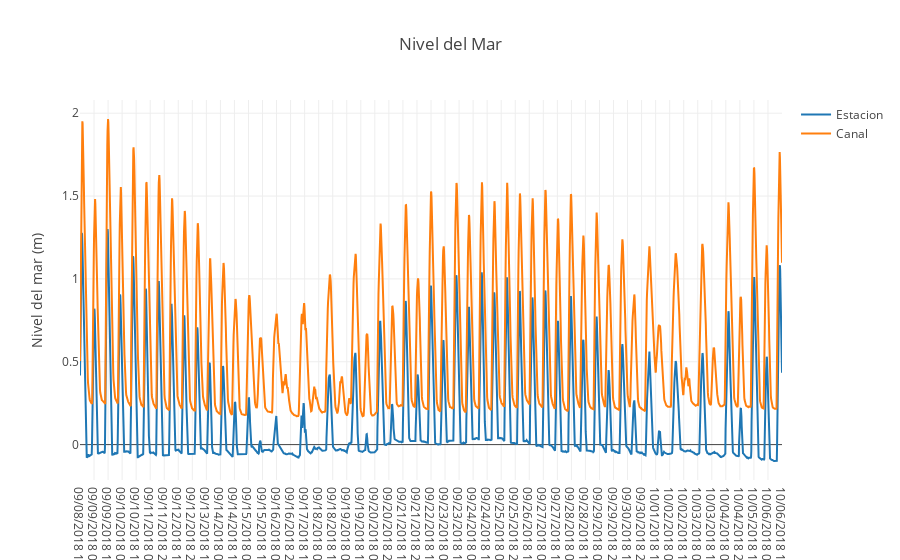

Notebook code cell kept with this figure:
### Code cell
##########
import plotly
import plotly.graph_objs as go

plotly.offline.init_notebook_mode(connected=True)

DatosEstacion = go.Scatter(name='Estacion',
                           x = Estacion2[1],
                           y = Estacion2[4]
                          )

DatosCanal = go.Scatter(name='Canal',
                        x = Estacion2[1],
                        y = Canal2[4]
                       )

data = [DatosEstacion, DatosCanal]

layout = go.Layout(yaxis = dict(title='Nivel del mar (m)'),
                   title='Nivel del Mar'
                  )

fig = go.Figure(data = data, layout= layout)

plotly.offline.iplot(fig, 'niveles del mar - estacion-canal')

### Figure 1 — Plotly figure (JSON) as saved in the notebook; plotly's stock layout.template omitted (floating-point values rounded to 4 significant figures; data arrays with more than 128 entries replaced by an {"elided": "..."} marker saying what was removed)
{"data": [{"name": "Estacion", "type": "scatter", "uid": "46e59db6-fc2a-11e8-9d3f-0026080790f8", "x": {"elided": "2701 str values"}, "y": {"elided": "2701 float values"}}, {"name": "Canal", "type": "scatter", "uid": "46e844ee-fc2a-11e8-8616-0026080790f8", "x": {"elided": "2701 str values"}, "y": {"elided": "2705 float values"}}], "layout": {"title": "Nivel del Mar", "yaxis": {"title": "Nivel del mar (m)"}}}
